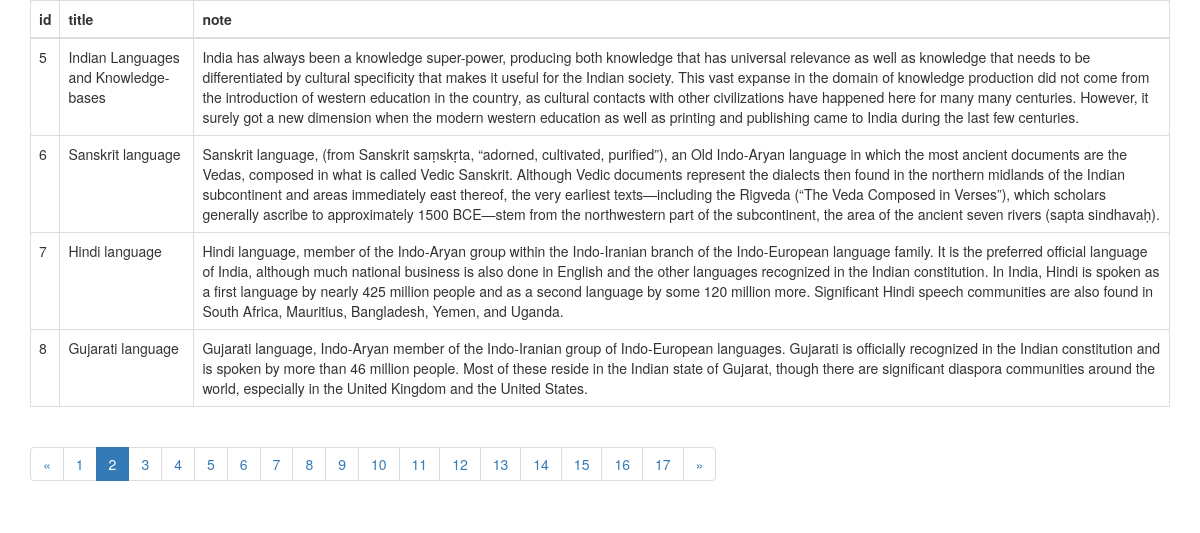
The page /note/pagination/?page=2 on the database its author committed.
### fundoonotes/models.py (models this page shows, shortened)
class Note(models.Model):
    user = models.ForeignKey(Fundoo, on_delete=models.CASCADE, related_name='user', null=True)
    title = models.CharField(max_length=999, blank=True)
    note = models.CharField(max_length=2999)
    label = models.ManyToManyField(Label, related_name='label', blank=True)
    collaborator = models.ManyToManyField(Fundoo, related_name='collaborator', blank=True)
    image = models.ImageField(blank=True, null=True, upload_to='media')
    reminder = models.DateTimeField(blank=True, null=True)
    color = models.CharField(blank=True, null=True, max_length=10)
    is_archive = models.BooleanField("is_archive", default=False)
    is_trashed = models.BooleanField("is_trashed", default=False)
    is_pin = models.BooleanField("is_pin", default=False)

### fundoonotes/views.py (the view)
# urls.py: path('note/pagination/', views.PaginationForNotes.as_view(), name='pagination'),
class PaginationForNotes(GenericAPIView):
    def get(self, request, *args, **kwargs):
        try:
            note_list = Note.objects.all()
            paginator = Paginator(note_list, 4)
            page = request.GET.get('page', 1)
            notes = paginator.page(page)
        except PageNotAnInteger:
            notes = paginator.page(1)
        except EmptyPage:
            notes = paginator.page(paginator.num_pages)
        except Exception as e:
            logger.error("Something went wrong" + str(e))
            smd = SMD_Response()
            return HttpResponse(smd, status=status.HTTP_400_BAD_REQUEST)
        return render(request, 'fundoonotes/pagination.html', {'notes': notes})

### templates/fundoonotes/pagination.html (shortened to what this page needs)
<!DOCTYPE html>
<html lang="en">
<head>
    <link rel="stylesheet" href="https://maxcdn.bootstrapcdn.com/bootstrap/3.4.0/css/bootstrap.min.css">
</head>
<body>
<div class="container">
<table class="table table-bordered">
  <thead>
    <tr>
      <th>id</th>
      <th>title</th>
      <th>note</th>
    </tr>
  </thead>
  <tbody>
    {% for note in notes %}
      <tr>
        <td>{{ note.id }}</td>
        <td>{{ note.title }}</td>
        <td>{{ note.note }}</td>
      </tr>
    {% endfor %}
  </tbody>
</table>
{% if notes.has_other_pages %}
  <ul class="pagination">
    {% if notes.has_previous %}
      <li><a href="?page={{ notes.previous_page_number }}">&laquo;</a></li>
    {% else %}
      <li class="disabled"><span>&laquo;</span></li>
    {% endif %}
    {% for i in notes.paginator.page_range %}
      {% if notes.number == i %}
        <li class="active"><span>{{ i }} <span class="sr-only">(current)</span></span></li>
      {% else %}
        <li><a href="?page={{ i }}">{{ i }}</a></li>
      {% endif %}
    {% endfor %}
    {% if notes.has_next %}
      <li><a href="?page={{ notes.next_page_number }}">&raquo;</a></li>
    {% else %}
      <li class="disabled"><span>&raquo;</span></li>
    {% endif %}
  </ul>
{% endif %}
</div>
</body>
</html>

### rows shown on the page
Note: id "5", title "Indian Languages and Knowledge-bases", note "India has always been a knowledge super-power, producing both knowledge that has universal relevance as well as knowledge that needs to be differentiated by cultural specificity that makes it useful for the Indian society. This vast expanse in the domain of knowledge production did not come from the introduction of western education in the country, as cultural contacts with other civilizations have happened here for many many centuries. However, it surely got a new dimension when the modern western education as well as printing and publishing came to India during the last few centuries."
Note: id "6", title "Sanskrit language", note "Sanskrit language, (from Sanskrit saṃskṛta, “adorned, cultivated, purified”), an Old Indo-Aryan language in which the most ancient documents are the Vedas, composed in what is called Vedic Sanskrit. Although Vedic documents represent the dialects then found in the northern midlands of the Indian subcontinent and areas immediately east thereof, the very earliest texts—including the Rigveda (“The Veda Composed in Verses”), which scholars generally ascribe to approximately 1500 BCE—stem from the northwestern part of the subcontinent, the area of the ancient seven rivers (sapta sindhavaḥ)."
Note: id "7", title "Hindi language", note "Hindi language, member of the Indo-Aryan group within the Indo-Iranian branch of the Indo-European language family. It is the preferred official language of India, although much national business is also done in English and the other languages recognized in the Indian constitution. In India, Hindi is spoken as a first language by nearly 425 million people and as a second language by some 120 million more. Significant Hindi speech communities are also found in South Africa, Mauritius, Bangladesh, Yemen, and Uganda."
Note: id "8", title "Gujarati language", note "Gujarati language, Indo-Aryan member of the Indo-Iranian group of Indo-European languages. Gujarati is officially recognized in the Indian constitution and is spoken by more than 46 million people. Most of these reside in the Indian state of Gujarat, though there are significant diaspora communities around the world, especially in the United Kingdom and the United States."

### other values the page prints
{{ i }} "1" "3" "4" "5" "6" "7" "8" "9" "10" "11" "12" "13" "14" "15" "16" "17"
{{ i }} "2"
